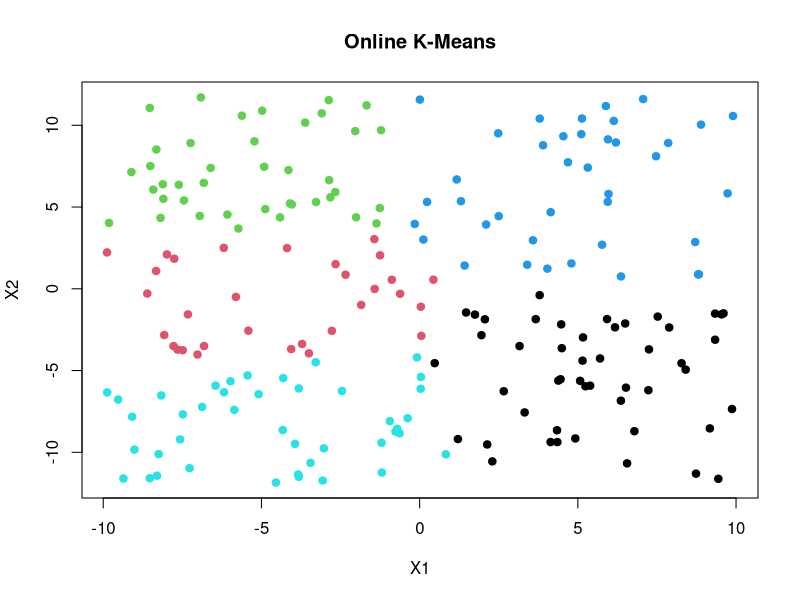
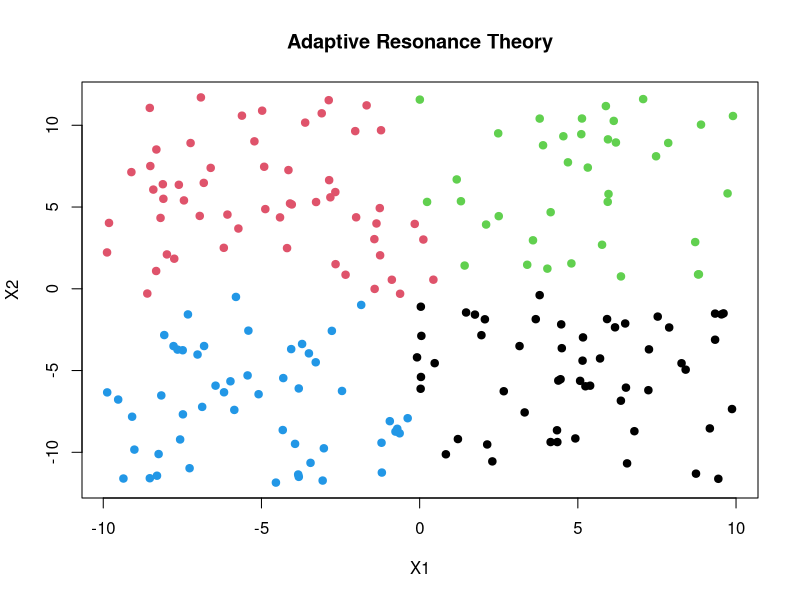
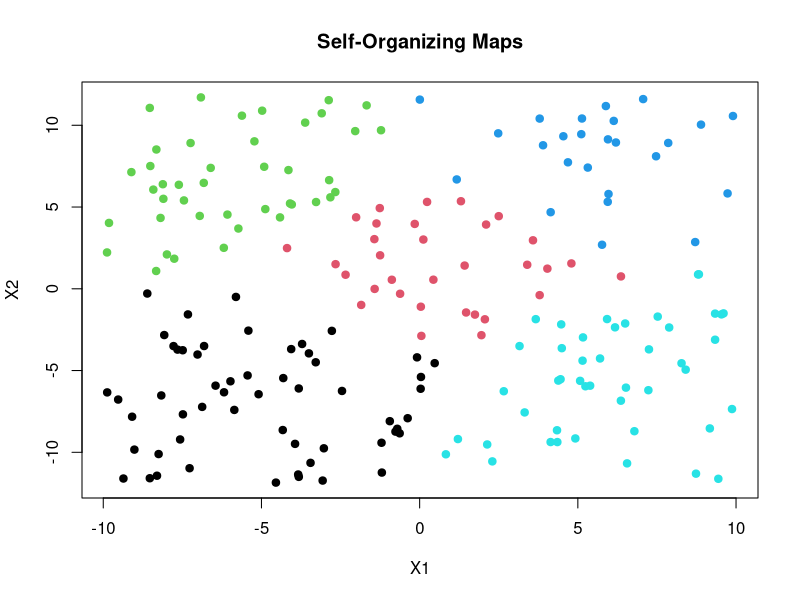

Reproduce these figures in R, in order.
##Labwork 3##

##Generating a multivariate dataset with 2 dimensions
x1 <- runif(200,-10,10)
x2 <- runif(200,-12,12)
x3 <- rep(100,200)
x4 <- rep(100,200)
x5 <- rep(100,200)
index <- seq(1,200)

x <- rbind(index,x1,x2,x3,x4,x5)

#calculating Eucladian distance
euc_dist <- function(x,m)
{
  d <- sqrt((x[1]-m[1])^2 + (x[2]-m[2])^2)
  return(d)
}

##Initializing the centres
centreInitialization <- function(k)
{
  m_x <- c()
  m_y <- c()
  m_d <- rep(100000,k)
  for(i in seq(1,k))
  {
    m_x[i] <- runif(1,-5,5)
    m_y[i] <- runif(1,-6,6)
  }
  m <- cbind(m_x,m_y,m_d)
  return(m)
}

##The below below calculates the minimum distance with the centres

k_means <- function(x,m,n)
{
  #Finding distance with each centre
  for(i in seq(1,nrow(m)))
  {
    m[i,3] <- euc_dist(x,m[i,])
  }
  #Finding the minimum distance
  m[which.min(m[,3]),1] <-  m[which.min(m[,3]),1] + n * (x[1] - m[which.min(m[,3]),1])
  m[which.min(m[,3]),2] <-  m[which.min(m[,3]),2] + n * (x[2] - m[which.min(m[,3]),2])
  return(m)
}

#Implementing online k-means

o_kmeans <- function(x,k,n)
{
  m <- centreInitialization(k)
  #Updating the centres with every incoming point
  for(i in seq(1,ncol(x)))
  {
    m <- k_means(x[c(2,3),i],m,n)
  }
  d <- c()
  ##Alotting the centres to the points
  for(i in seq(1,ncol(x)))
  {
    for(j in seq(1,k))
    {
      d[j] <- euc_dist(x[c(2,3),i],m[j,c(1,2)])
    }
    x[4,i] <- which.min(d)
    x[4,i] <- which.min(d)
    x[5,i] <- m[which.min(d),1]
    x[6,i] <- m[which.min(d),2]
  }
  
  plot(x[2,],x[3,], col = x[4,], pch = 19, main = "Online K-Means", xlab = "X1", ylab = "X2")
  return(x)
}


##Implementing Adaptive resonance theory

art <- function(x,rho,n)
{
  #Randomly initializing a centre
  m <- centreInitialization(1)
  
  #Calculating eucledean distance with this centre
  for(i in seq(1, ncol(x)))
  {
    #Finding distance with each centre
    for(j in seq(1,nrow(m)))
    {
      m[j,3] <- euc_dist(x[c(2,3),i],m[j,c(1,2)])
    }
  
   
    if(min(m[,3]) <= rho)
    {
      m[which.min(m[,3]),1] <-  m[which.min(m[,3]),1] + n * (x[2,i] - m[which.min(m[,3]),1])
      m[which.min(m[,3]),2] <-  m[which.min(m[,3]),2] + n * (x[3,i] - m[which.min(m[,3]),2])
    }
    else
    {
      m <- rbind(m,c(x[2,i],x[3,i],100000))
    }
  }
  d <- c()
  #Alotting the centres
  for(i in seq(1,ncol(x)))
  {
    for(j in seq(1,nrow(m)))
    {
      d[j] <- euc_dist(x[c(2,3),i],m[j,c(1,2)])
    }
    if(min(d) <= rho)
    x[4,i] <- which.min(d)
    x[4,i] <- which.min(d)
    x[5,i] <- m[which.min(d),1]
    x[6,i] <- m[which.min(d),2]
  }
  
  plot(x[2,],x[3,], col = x[4,], pch = 19, main = "Adaptive Resonance Theory", xlab = "X1", ylab = "X2")
  return(x)
}



#Implementing self-organizing maps

#Creating a function to calculate the neighborhood function
e <- function(l,i)
{
  e <- (1/(sqrt(2 * pi) * 0.398)) * exp(-1 * (((l-i)^2)/(2 * 0.398 *0.398)))
  return(e)
}

som <- function(x,k,n,nb = 2)
{
  m <- centreInitialization(k)
  for(i in seq(1,ncol(x)))
  {
    #Finding distance with each centre
    for(j in seq(1,nrow(m)))
    {
      m[j,3] <- euc_dist(x[c(2,3),i],m[j,c(1,2)])
    }
    #Updating the centres
    #Updating the closest centre 
    m[which.min(m[,3]),1] <-  m[which.min(m[,3]),1] + n * (x[2,i] - m[which.min(m[,3]),1]) * e(1,1)
    m[which.min(m[,3]),2] <-  m[which.min(m[,3]),2] + n * (x[3,i] - m[which.min(m[,3]),2]) * e(1,1)
    for(j in seq(1,nrow(m)))
    {
      m[j,3] <- euc_dist(m[which.min(m[,3]),c(1,2)],m[j,c(1,2)])
    }
    d <- sort(m[,3])
  
    #Updating the neighborhood
    for(o in seq(1,nb))
    {
      m[m[,3]==d[o],1] <- m[m[,3]==d[o],1] + n * (x[2,i] - m[m[,3]==d[o],1]) * e(1,(o+1))
      m[m[,3]==d[o],2] <- m[m[,3]==d[o],2] + n * (x[3,i] - m[m[,3]==d[o],2]) * e(1,(o+1))
    }
  }
  d <- c()
  #Alotting the centres
  for(i in seq(1,ncol(x)))
  {
    for(j in seq(1,nrow(m)))
    {
      d[j] <- euc_dist(x[c(2,3),i],m[j,c(1,2)])
    }
    x[4,i] <- which.min(d)
    x[5,i] <- m[which.min(d),1]
    x[6,i] <- m[which.min(d),2]
  }
  
  plot(x[2,],x[3,], col = x[4,], pch = 19, main = "Self-Organizing Maps", xlab = "X1", ylab = "X2")
  return(x)
  
}



#Function for calculating reconstruction error
error_cal <- function(x) 
{
  error <- 0
  k <- max(x[3,])
  
    for(t in seq(1:ncol(x)))
    {
      {
        error <- euc_dist(x[c(1,2),t],x[c(4,5),t])+ error
      }
    }
  
  return(error)
}


r1 <- o_kmeans(x,5,0.1)
e1 <- error_cal(r1)

r2 <- art(x,10,0.1)
e2 <- error_cal(r2)

r3 <- som(x,5,0.1,3)
e3 <- error_cal(r3)
